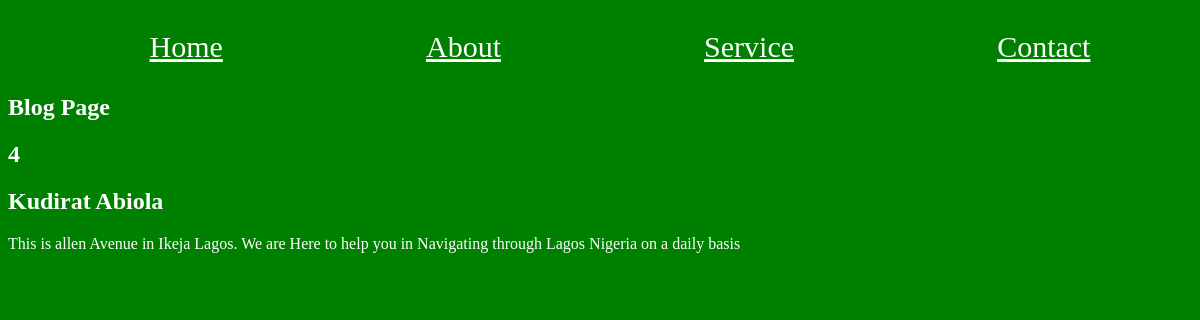
The app's page /blog/4/ with its own data.
### pages/models.py (models this page shows, shortened)
class Blog(models.Model):
    title = models.CharField(max_length=255)
    body = models.CharField(max_length=255)
    data= models.DateField(auto_now_add=True)

### pages/views.py (the view)
# urls.py: 2. Add a URL to urlpatterns:  path('blog/', include('blog.urls'))
def blog(request, id):
    single_blog=Blog.objects.get(id=id)
    return render(request, 'blog.html', {'single_blog': single_blog})

### templates/blog.html (shortened to what this page needs)
{% extends "base.html" %}
{% block content %}
<h2>Blog Page</h2>
<h2>{{single_blog.id}}</h2>
<h2>{{single_blog.title}}</h2>
<p>{{single_blog.body}}</p>
{% endblock %}

### static/css/styles.css (style rules this page uses)
body { background-color: green; color:white; }

### records on screen
Blog: id "4", title "Kudirat Abiola", body "This is allen Avenue in Ikeja Lagos. We are Here to help you in Navigating through Lagos Nigeria on a daily basis"
